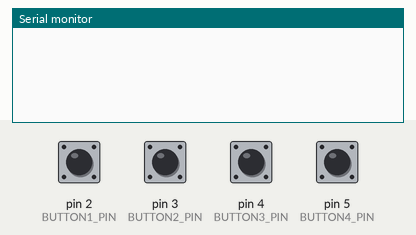
Simulated run of this sketch. Board: Arduino Uno, built with avr-gcc and run on an emulated ATmega328P. On the bench: the last lines printed to the serial monitor. The test bench sets the inputs (shaded band); at power-on: pin 2 (BUTTON1_PIN), pin 3 (BUTTON2_PIN), pin 4 (BUTTON3_PIN), pin 5 (BUTTON4_PIN) HIGH.

Above: at 1.2 s.
1.3 s: pin 2 (BUTTON1_PIN) pulled LOW for 0.15 s
At 1.43 s:
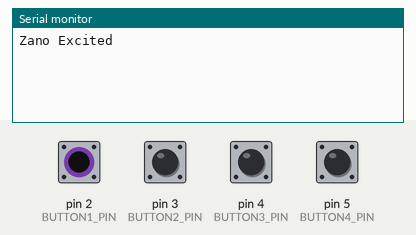
At 2.4 s:
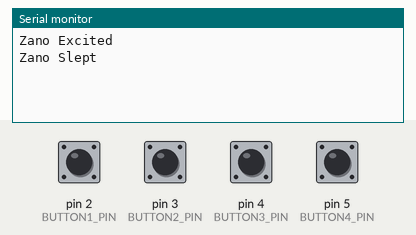

Measured:
- after the input at 1.3 s, the serial monitor: prints a new line at once (image 1)

The sketch:

4PushButtons_HangingBarChallenge.ino
```cpp
// Define push button pins
#define BUTTON1_PIN 2
#define BUTTON2_PIN 3
#define BUTTON3_PIN 4
#define BUTTON4_PIN 5

// Debounce delay
const unsigned long debounceDelay = 50; // in milliseconds

// Variables to store the last debounce time
unsigned long lastDebounceTime1 = 0;
unsigned long lastDebounceTime2 = 0;
unsigned long lastDebounceTime3 = 0;
unsigned long lastDebounceTime4 = 0;

// Variables to store the last state of the buttons
bool lastButtonState1 = HIGH;
bool lastButtonState2 = HIGH;
bool lastButtonState3 = HIGH;
bool lastButtonState4 = HIGH;

// Variables to store the current state of the timer
bool timerRunning = false;

void setup() {
  // Initialize button pins as input with internal pull-up resistors
  pinMode(BUTTON1_PIN, INPUT_PULLUP);
  pinMode(BUTTON2_PIN, INPUT_PULLUP);
  pinMode(BUTTON3_PIN, INPUT_PULLUP);
  pinMode(BUTTON4_PIN, INPUT_PULLUP);

  // Initialize serial communication for debugging
  Serial.begin(9600);
}

void loop() {
  // Read the state of each button
  int reading1 = digitalRead(BUTTON1_PIN);
  int reading2 = digitalRead(BUTTON2_PIN);
  int reading3 = digitalRead(BUTTON3_PIN);
  int reading4 = digitalRead(BUTTON4_PIN);

  // Check if any button is pressed
  if ((reading1 == LOW || reading2 == LOW || reading3 == LOW || reading4 == LOW) && !timerRunning) {
    startTimer();
    timerRunning = true;
  }

  // Check if all buttons are released
  if ((reading1 == HIGH && reading2 == HIGH && reading3 == HIGH && reading4 == HIGH) && timerRunning) {
    stopTimer();
    timerRunning = false;
  }

  // Update the last button states
  lastButtonState1 = reading1;
  lastButtonState2 = reading2;
  lastButtonState3 = reading3;
  lastButtonState4 = reading4;

  // Delay to prevent flooding the serial output
  delay(50);
}

void startTimer() {
  // Send command to start timer
  Serial.println("Zano Excited");
}

void stopTimer() {
  // Send command to stop timer
  Serial.println("Zano Slept");
}
```
